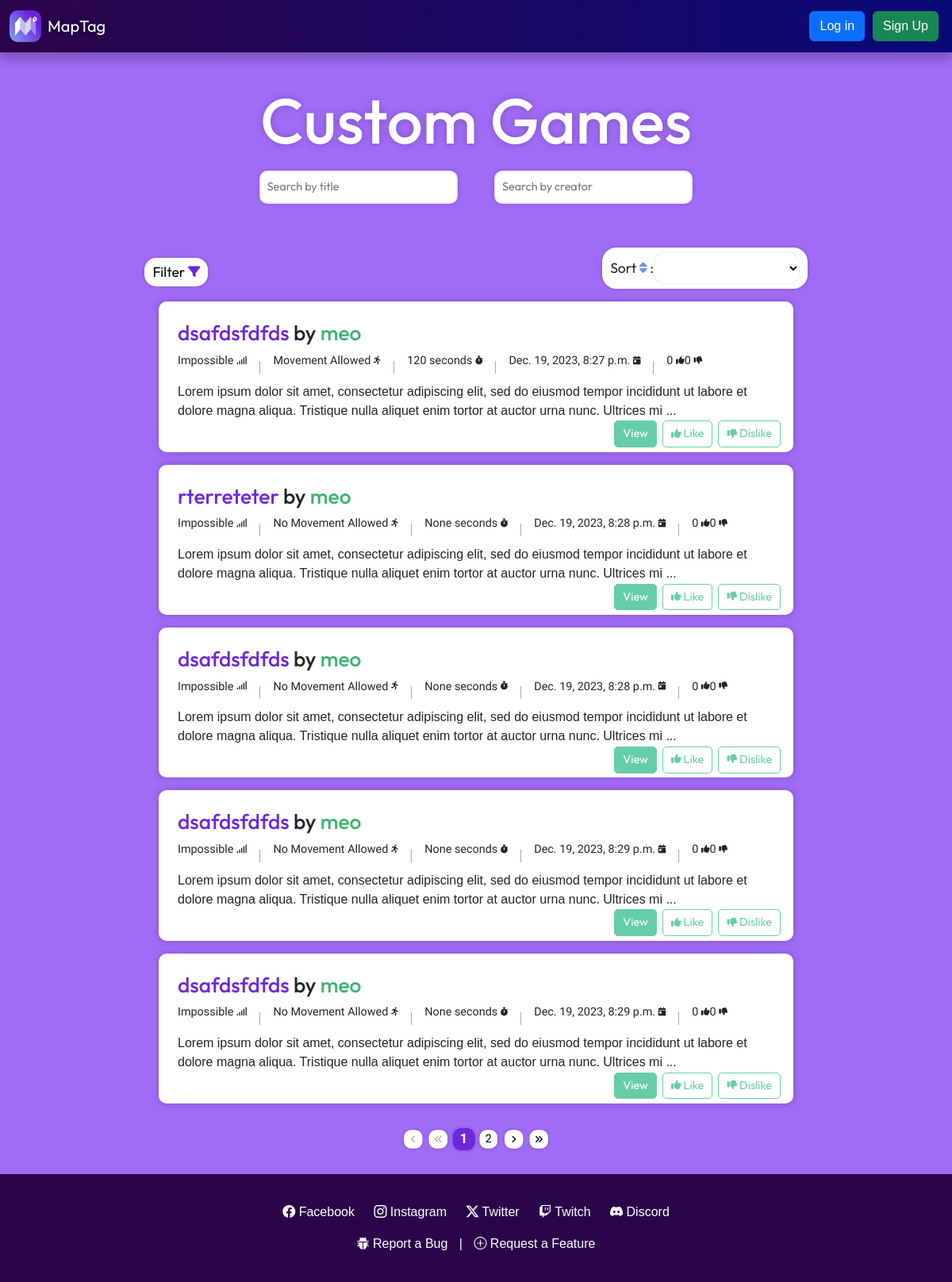
Page /custom_games on the earlier database version.
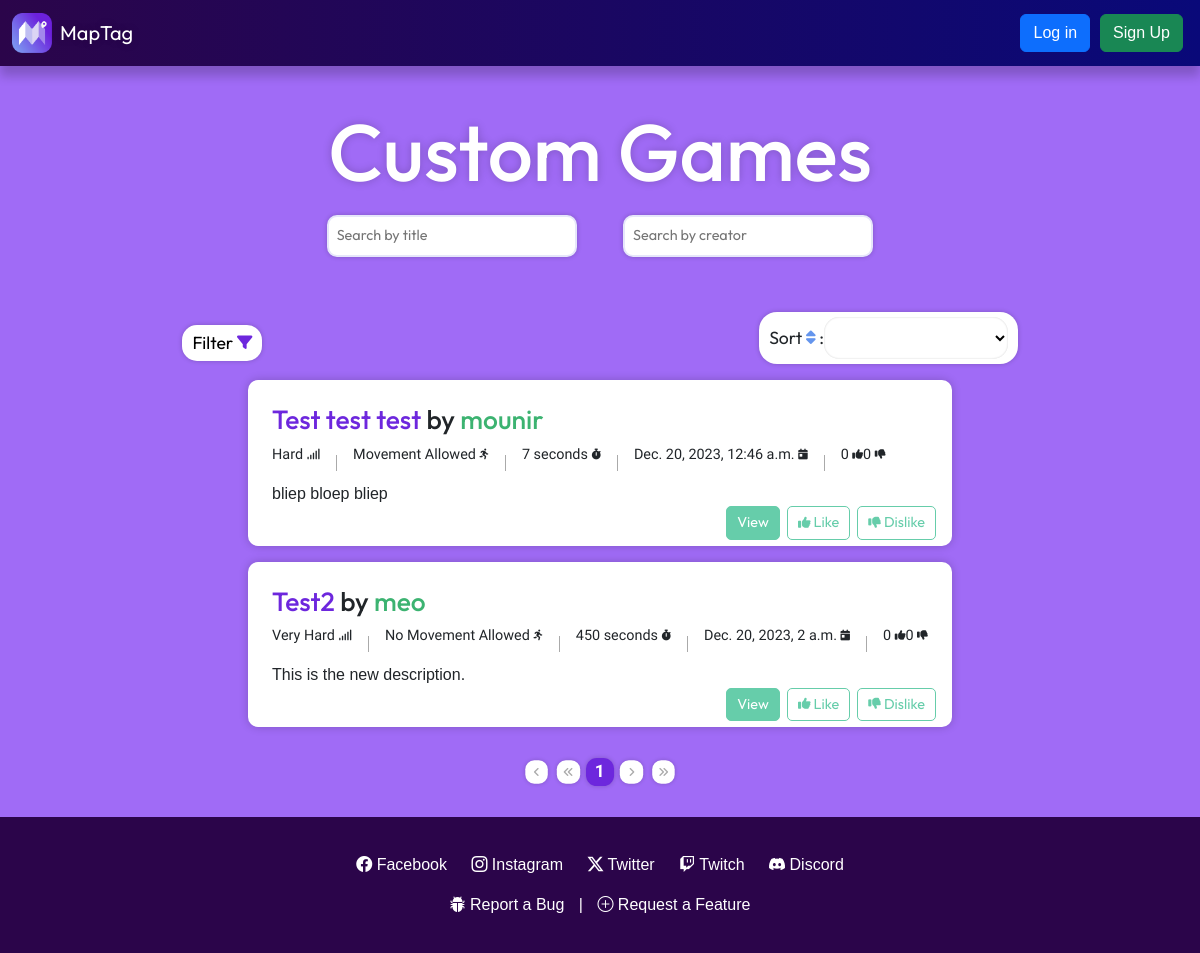
Same page on the later database version.
### Game/models.py (models this page shows)
class CustomGame(models.Model):
    DIFFICULTY_CHOICES = [
        ('Impossible', 'impossible'),
        ('Very Hard', 'very_hard'),
        ('Hard', 'hard'),
        ('Normal', 'normal'),
        ('Easy', 'easy'),
    ]
    id = models.UUIDField(primary_key=True, default=uuid.uuid4, editable=False)
    creator = models.CharField(max_length=255)
    likes = models.IntegerField(default=0)
    dislikes = models.IntegerField(default=0)
    date_created = models.DateTimeField(auto_now_add=True)
    map_title = models.CharField(max_length=100)
    mobility = models.BooleanField(default=False)
    difficulty = models.CharField(max_length = 20, choices = DIFFICULTY_CHOICES)
    timer_status = models.BooleanField(default=False)
    timer_duration = models.IntegerField(null=True, blank=True)
    map_description = models.TextField(default="No description.", max_length=1000)

### Game/views.py (the view)
# urls.py: path('custom_games', game_views.custom_games, name="custom_games"),
def custom_games(request):
    game_list = CustomGame.objects.all()
    paginator = Paginator(game_list, 5)  # Split game list into pages of 5
    page_number = request.GET.get('page')
    page_obj = paginator.get_page(page_number)  # Get current page
    context = {
        'all_games': game_list,
        'current_games': page_obj,
    }
    return render(request, "custom_games.html", context)

### Game/templatetags/game_tags.py (called while the page is built)
@register.filter(name='truncate_words')
def truncate_words(value, max_words):
    words = value.split()
    if len(words) > max_words:
        return ' '.join(words[:max_words]) + ' ...'
    return value

### Game/templates/custom_games.html (shortened to what this page needs)
{% extends 'base.html' %}
{% load static %}
{% load game_tags %}
{% block extra_head %}
  <link rel="stylesheet" type="text/css" href="{% static 'styles/custom_games.css' %}" />
{% endblock %}
{% block content %}
  <h1>Custom Games</h1>
  <div class="games-container">
    <div class="search-container">
      <input type="text" id="title-search" placeholder="Search by title" />
      <input type="text" id="creator-search" placeholder="Search by creator" />
    </div>
    <div class="tools-container">
      <div class="filtering-container">
        <button id="filter-btn">Filter <i class="fa-solid fa-filter fa-sm"></i></button>
      </div>
      <div class="sorting-container">
        <label for="sorting-select">Sort <i class="fa-solid fa-sort fa-sm" style="color: #6495ed;"></i> :</label><select id="sorting-select">
        </select>
      </div>
    </div>
    <div class="current-games" id="current-games">
    </div>
    <div class="all-games" id="all-games" style="display:none;">
      {% for game in all_games %}
        <div class="game">
          <h2><span class="title">{{ game.map_title }}</span> by <span class="creator">{{ game.creator }}</span></h2>
          <div class="game-details">
            <p class="game-difficulty">{{ game.difficulty }} </p>
            {% if game.mobility == True %}
            <p>Movement Allowed </p>
            {% else %}
            <p>No Movement Allowed </p>
            {% endif %}
            <p class="game-duration">{{ game.timer_duration }} seconds </p>
            <p class="game-date">{{ game.date_created }} </p>
            <p class="game-likes">
              {{ game.likes }}
            </p>
            <p class="game-dislikes">
              {{ game.dislikes }}
            </p>
          </div>
          <p class="games-description">{{ game.map_description|truncate_words:30 }}</p>
          <div class="game-actions">
            <a href="{% url 'custom_game_detail' game.id %}" class="game-view">View</a>
            <a href="#" class="game-like"> Like</a>
            <a href="#" class="game-dislike"> Dislike</a>
          </div>
        </div>
      {% endfor %}
    </div>
    <div class="pagination">
      <span class="step-links">
        {% if current_games.has_previous %}
          <a href="?page=1"><i class="fa-solid fa-angles-left fa-xs"></i></a>
          <a href="?page={{ current_games.previous_page_number }}"><i class="fa-solid fa-angle-left fa-xs"></i></a>
        {% else %}
          <span class="disabled"></span>
          <span class="disabled"></span>
        {% endif %}
        {% for num in current_games.paginator.page_range %}
          {% if num == current_games.number %}
            <span class="current-page">{{ num }}</span>
          {% else %}
            {% with lower_bound=current_games.number|add:'-3' upper_bound=current_games.number|add:'3' %}
              {% if num > lower_bound and num < upper_bound %}
                <a href="?page={{ num }}">{{ num }}</a>
              {% endif %}
            {% endwith %}
          {% endif %}
        {% endfor %}
        {% if current_games.has_next %}
          <a href="?page={{ current_games.next_page_number }}"></a>
          <a href="?page={{ current_games.paginator.num_pages }}"></a>
        {% else %}
          <span class="disabled"></span>
          <span class="disabled"></span>
        {% endif %}
      </span>
    </div>
  </div>
{% endblock %}

Differences in the rows shown:
removed CustomGame: map_title "dsafdsfdfds", creator "meo", difficulty "Impossible", mobility "Movement Allowed", timer_duration "120", date_created "Dec. 19, 2023, 8:27 p.m.", likes "0", dislikes "0", map_description "Lorem ipsum dolor sit amet, consectetur adipiscing elit, sed do eiusmod tempor incididunt ut labore et dolore magna aliqua. Tristique nulla aliquet enim tortor at auctor urna nunc. Ultrices mi ..."
removed CustomGame: map_title "rterreteter", creator "meo", difficulty "Impossible", mobility "No Movement Allowed", timer_duration "None", date_created "Dec. 19, 2023, 8:28 p.m.", likes "0", dislikes "0", map_description "Lorem ipsum dolor sit amet, consectetur adipiscing elit, sed do eiusmod tempor incididunt ut labore et dolore magna aliqua. Tristique nulla aliquet enim tortor at auctor urna nunc. Ultrices mi ..."
removed CustomGame: map_title "dsafdsfdfds", creator "meo", difficulty "Impossible", mobility "No Movement Allowed", timer_duration "None", date_created "Dec. 19, 2023, 8:28 p.m.", likes "0", dislikes "0", map_description "Lorem ipsum dolor sit amet, consectetur adipiscing elit, sed do eiusmod tempor incididunt ut labore et dolore magna aliqua. Tristique nulla aliquet enim tortor at auctor urna nunc. Ultrices mi ..."
removed CustomGame: map_title "dsafdsfdfds", creator "meo", difficulty "Impossible", mobility "No Movement Allowed", timer_duration "None", date_created "Dec. 19, 2023, 8:29 p.m.", likes "0", dislikes "0", map_description "Lorem ipsum dolor sit amet, consectetur adipiscing elit, sed do eiusmod tempor incididunt ut labore et dolore magna aliqua. Tristique nulla aliquet enim tortor at auctor urna nunc. Ultrices mi ..."
removed CustomGame: map_title "dsafdsfdfds", creator "meo", difficulty "Impossible", mobility "No Movement Allowed", timer_duration "None", date_created "Dec. 19, 2023, 8:29 p.m.", likes "0", dislikes "0", map_description "Lorem ipsum dolor sit amet, consectetur adipiscing elit, sed do eiusmod tempor incididunt ut labore et dolore magna aliqua. Tristique nulla aliquet enim tortor at auctor urna nunc. Ultrices mi ..."
now on this page (row unchanged): CustomGame: map_title "Test test test", creator "mounir", difficulty "Hard", mobility "Movement Allowed", timer_duration "7", date_created "Dec. 20, 2023, 12:46 a.m.", likes "0", dislikes "0", map_description "bliep bloep bliep"
added CustomGame: map_title "Test2", creator "meo", difficulty "Very Hard", mobility "No Movement Allowed", timer_duration "450", date_created "Dec. 20, 2023, 2 a.m.", likes "0", dislikes "0", map_description "This is the new description."
Other differences:
list line gone: "2"
